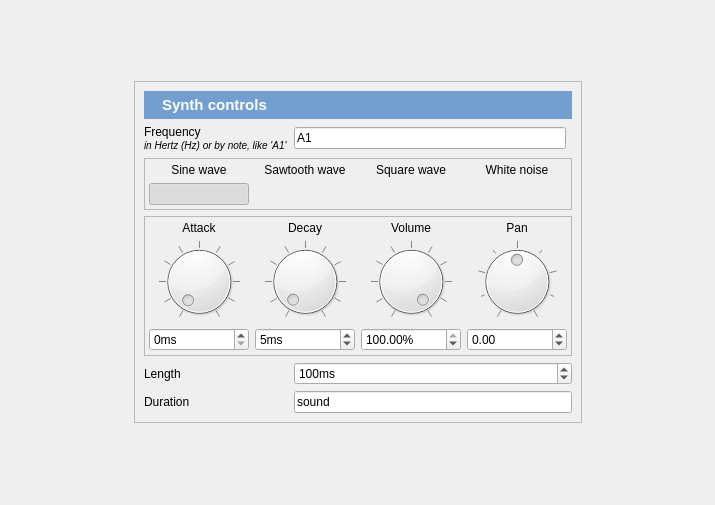
<?xml version="1.0" encoding="UTF-8"?>
<ui version="4.0">
 <class>synth_widget</class>
 <widget class="QWidget" name="synth_widget">
  <property name="geometry">
   <rect>
    <x>0</x>
    <y>0</y>
    <width>715</width>
    <height>505</height>
   </rect>
  </property>
  <property name="windowTitle">
   <string>Form</string>
  </property>
  <layout class="QGridLayout" name="gridLayout">
   <property name="margin">
    <number>0</number>
   </property>
   <item row="0" column="0">
    <spacer name="horizontalSpacer">
     <property name="orientation">
      <enum>Qt::Horizontal</enum>
     </property>
     <property name="sizeHint" stdset="0">
      <size>
       <width>40</width>
       <height>20</height>
      </size>
     </property>
    </spacer>
   </item>
   <item row="0" column="2">
    <widget class="QFrame" name="frame_controls">
     <property name="sizePolicy">
      <sizepolicy hsizetype="Fixed" vsizetype="Fixed">
       <horstretch>0</horstretch>
       <verstretch>0</verstretch>
      </sizepolicy>
     </property>
     <property name="frameShape">
      <enum>QFrame::StyledPanel</enum>
     </property>
     <property name="frameShadow">
      <enum>QFrame::Raised</enum>
     </property>
     <layout class="QGridLayout" name="gridLayout_3">
      <item row="3" column="0" colspan="3">
       <widget class="QFrame" name="frame">
        <property name="sizePolicy">
         <sizepolicy hsizetype="Preferred" vsizetype="Fixed">
          <horstretch>0</horstretch>
          <verstretch>0</verstretch>
         </sizepolicy>
        </property>
        <property name="maximumSize">
         <size>
          <width>16777215</width>
          <height>140</height>
         </size>
        </property>
        <property name="frameShape">
         <enum>QFrame::StyledPanel</enum>
        </property>
        <property name="frameShadow">
         <enum>QFrame::Raised</enum>
        </property>
        <layout class="QGridLayout" name="gridLayout_2">
         <property name="margin">
          <number>4</number>
         </property>
         <item row="0" column="2">
          <widget class="QLabel" name="label_7">
           <property name="text">
            <string>Volume</string>
           </property>
           <property name="alignment">
            <set>Qt::AlignCenter</set>
           </property>
          </widget>
         </item>
         <item row="1" column="2">
          <widget class="QDial" name="dial_volume">
           <property name="toolTip">
            <string>Set the volume of the sound</string>
           </property>
           <property name="maximum">
            <number>100</number>
           </property>
           <property name="value">
            <number>99</number>
           </property>
           <property name="notchTarget">
            <double>10.000000000000000</double>
           </property>
           <property name="notchesVisible">
            <bool>true</bool>
           </property>
          </widget>
         </item>
         <item row="2" column="2">
          <widget class="QDoubleSpinBox" name="spin_volume">
           <property name="toolTip">
            <string>Set the volume of the sound</string>
           </property>
           <property name="suffix">
            <string>%</string>
           </property>
           <property name="maximum">
            <double>100.000000000000000</double>
           </property>
           <property name="singleStep">
            <double>100.000000000000000</double>
           </property>
           <property name="value">
            <double>100.000000000000000</double>
           </property>
          </widget>
         </item>
         <item row="0" column="3">
          <widget class="QLabel" name="label_8">
           <property name="text">
            <string>Pan</string>
           </property>
           <property name="alignment">
            <set>Qt::AlignCenter</set>
           </property>
          </widget>
         </item>
         <item row="1" column="3">
          <widget class="QDial" name="dial_pan">
           <property name="toolTip">
            <string>Set the panning (left-right) of the sound</string>
           </property>
           <property name="minimum">
            <number>-20</number>
           </property>
           <property name="maximum">
            <number>20</number>
           </property>
           <property name="notchTarget">
            <double>10.000000000000000</double>
           </property>
           <property name="notchesVisible">
            <bool>true</bool>
           </property>
          </widget>
         </item>
         <item row="2" column="3">
          <widget class="QDoubleSpinBox" name="spin_pan">
           <property name="toolTip">
            <string>Set the panning (left-right) of the sound</string>
           </property>
           <property name="minimum">
            <double>-1000.000000000000000</double>
           </property>
           <property name="maximum">
            <double>1000.000000000000000</double>
           </property>
           <property name="value">
            <double>0.000000000000000</double>
           </property>
          </widget>
         </item>
         <item row="1" column="1">
          <widget class="QDial" name="dial_decay">
           <property name="toolTip">
            <string>Set the decay (&quot;fade out&quot;) of the sound</string>
           </property>
           <property name="maximum">
            <number>500</number>
           </property>
           <property name="value">
            <number>5</number>
           </property>
           <property name="notchTarget">
            <double>50.000000000000000</double>
           </property>
           <property name="notchesVisible">
            <bool>true</bool>
           </property>
          </widget>
         </item>
         <item row="1" column="0">
          <widget class="QDial" name="dial_attack">
           <property name="toolTip">
            <string>Set the attack (&quot;fade in&quot;) of the sound</string>
           </property>
           <property name="maximum">
            <number>500</number>
           </property>
           <property name="notchTarget">
            <double>50.000000000000000</double>
           </property>
           <property name="notchesVisible">
            <bool>true</bool>
           </property>
          </widget>
         </item>
         <item row="0" column="0">
          <widget class="QLabel" name="label_10">
           <property name="text">
            <string>Attack</string>
           </property>
           <property name="alignment">
            <set>Qt::AlignCenter</set>
           </property>
          </widget>
         </item>
         <item row="0" column="1">
          <widget class="QLabel" name="label_11">
           <property name="text">
            <string>Decay</string>
           </property>
           <property name="alignment">
            <set>Qt::AlignCenter</set>
           </property>
          </widget>
         </item>
         <item row="2" column="0">
          <widget class="QSpinBox" name="spin_attack">
           <property name="toolTip">
            <string>Set the attack (&quot;fade in&quot;) of the sound</string>
           </property>
           <property name="suffix">
            <string>ms</string>
           </property>
           <property name="maximum">
            <number>100000</number>
           </property>
          </widget>
         </item>
         <item row="2" column="1">
          <widget class="QSpinBox" name="spin_decay">
           <property name="toolTip">
            <string>Set the decay (&quot;fade out&quot;) of the sound</string>
           </property>
           <property name="suffix">
            <string>ms</string>
           </property>
           <property name="maximum">
            <number>100000</number>
           </property>
           <property name="value">
            <number>5</number>
           </property>
          </widget>
         </item>
        </layout>
       </widget>
      </item>
      <item row="5" column="0">
       <widget class="QLabel" name="label_4">
        <property name="text">
         <string>Length</string>
        </property>
       </widget>
      </item>
      <item row="6" column="1" colspan="2">
       <widget class="QLineEdit" name="edit_duration">
        <property name="toolTip">
         <string>Set the duration of the synth item. Expecting a duration in ms, 'sound' (to wait until the sound is finished playing), 'keypress', 'mouseclick', or a variable (e.g., '[synth_dur]').</string>
        </property>
        <property name="text">
         <string>sound</string>
        </property>
       </widget>
      </item>
      <item row="6" column="0">
       <widget class="QLabel" name="label_6">
        <property name="text">
         <string>Duration</string>
        </property>
       </widget>
      </item>
      <item row="5" column="1" colspan="2">
       <widget class="QSpinBox" name="spin_length">
        <property name="toolTip">
         <string>Set the length of the sound</string>
        </property>
        <property name="suffix">
         <string>ms</string>
        </property>
        <property name="maximum">
         <number>100000000</number>
        </property>
        <property name="value">
         <number>100</number>
        </property>
       </widget>
      </item>
      <item row="1" column="0">
       <widget class="QLabel" name="label_2">
        <property name="text">
         <string>Frequency&lt;br /&gt;&lt;small&gt;&lt;i&gt;in Hertz (Hz) or by note, like 'A1'&lt;/i&gt;&lt;/small&gt;</string>
        </property>
       </widget>
      </item>
      <item row="1" column="1">
       <widget class="QLineEdit" name="edit_freq">
        <property name="toolTip">
         <string>The frequence of the sound. Expecting a numeric value (frequency in Hertz) a note (like 'C#2' and 'A1') or a variable (like '[freq]')</string>
        </property>
        <property name="text">
         <string>A1</string>
        </property>
       </widget>
      </item>
      <item row="0" column="0" colspan="3">
       <widget class="QWidget" name="widget" native="true">
        <property name="styleSheet">
         <string notr="true">background-color: #729fcf;
color: rgb(255, 255, 255);</string>
        </property>
        <layout class="QHBoxLayout" name="horizontalLayout">
         <property name="margin">
          <number>5</number>
         </property>
         <item>
          <widget class="QLabel" name="label_synth">
           <property name="sizePolicy">
            <sizepolicy hsizetype="Fixed" vsizetype="Preferred">
             <horstretch>0</horstretch>
             <verstretch>0</verstretch>
            </sizepolicy>
           </property>
           <property name="text">
            <string/>
           </property>
           <property name="pixmap">
            <pixmap>:/icons/synth.png</pixmap>
           </property>
          </widget>
         </item>
         <item>
          <widget class="QLabel" name="label_9">
           <property name="font">
            <font>
             <pointsize>11</pointsize>
             <weight>75</weight>
             <bold>true</bold>
            </font>
           </property>
           <property name="text">
            <string>Synth controls</string>
           </property>
          </widget>
         </item>
        </layout>
       </widget>
      </item>
      <item row="2" column="0" colspan="3">
       <widget class="QFrame" name="frame_3">
        <property name="frameShape">
         <enum>QFrame::StyledPanel</enum>
        </property>
        <property name="frameShadow">
         <enum>QFrame::Raised</enum>
        </property>
        <layout class="QGridLayout" name="gridLayout_4">
         <property name="margin">
          <number>4</number>
         </property>
         <item row="0" column="0">
          <widget class="QLabel" name="label">
           <property name="text">
            <string>Sine wave</string>
           </property>
           <property name="alignment">
            <set>Qt::AlignCenter</set>
           </property>
          </widget>
         </item>
         <item row="0" column="1">
          <widget class="QLabel" name="label_12">
           <property name="text">
            <string>Sawtooth wave</string>
           </property>
           <property name="alignment">
            <set>Qt::AlignCenter</set>
           </property>
          </widget>
         </item>
         <item row="0" column="2">
          <widget class="QLabel" name="label_13">
           <property name="text">
            <string>Square wave</string>
           </property>
           <property name="alignment">
            <set>Qt::AlignCenter</set>
           </property>
          </widget>
         </item>
         <item row="0" column="3">
          <widget class="QLabel" name="label_14">
           <property name="text">
            <string>White noise</string>
           </property>
           <property name="alignment">
            <set>Qt::AlignCenter</set>
           </property>
          </widget>
         </item>
         <item row="1" column="0">
          <widget class="QPushButton" name="button_sine">
           <property name="toolTip">
            <string>Generate a sine wav</string>
           </property>
           <property name="text">
            <string/>
           </property>
           <property name="icon">
            <iconset>
             <normaloff>:/icons/sine.png</normaloff>:/icons/sine.png</iconset>
           </property>
           <property name="iconSize">
            <size>
             <width>64</width>
             <height>64</height>
            </size>
           </property>
           <property name="checkable">
            <bool>true</bool>
           </property>
           <property name="checked">
            <bool>true</bool>
           </property>
           <property name="flat">
            <bool>true</bool>
           </property>
          </widget>
         </item>
         <item row="1" column="1">
          <widget class="QPushButton" name="button_saw">
           <property name="toolTip">
            <string>Generate a sawtooth wave</string>
           </property>
           <property name="text">
            <string/>
           </property>
           <property name="icon">
            <iconset>
             <normaloff>:/icons/saw.png</normaloff>:/icons/saw.png</iconset>
           </property>
           <property name="iconSize">
            <size>
             <width>64</width>
             <height>64</height>
            </size>
           </property>
           <property name="checkable">
            <bool>true</bool>
           </property>
           <property name="flat">
            <bool>true</bool>
           </property>
          </widget>
         </item>
         <item row="1" column="2">
          <widget class="QPushButton" name="button_square">
           <property name="toolTip">
            <string>Generate a square wave</string>
           </property>
           <property name="text">
            <string/>
           </property>
           <property name="icon">
            <iconset>
             <normaloff>:/icons/square.png</normaloff>:/icons/square.png</iconset>
           </property>
           <property name="iconSize">
            <size>
             <width>64</width>
             <height>64</height>
            </size>
           </property>
           <property name="checkable">
            <bool>true</bool>
           </property>
           <property name="flat">
            <bool>true</bool>
           </property>
          </widget>
         </item>
         <item row="1" column="3">
          <widget class="QPushButton" name="button_white_noise">
           <property name="toolTip">
            <string>Generate white noise</string>
           </property>
           <property name="text">
            <string/>
           </property>
           <property name="icon">
            <iconset>
             <normaloff>:/icons/white_noise.png</normaloff>:/icons/white_noise.png</iconset>
           </property>
           <property name="iconSize">
            <size>
             <width>64</width>
             <height>64</height>
            </size>
           </property>
           <property name="checkable">
            <bool>true</bool>
           </property>
           <property name="flat">
            <bool>true</bool>
           </property>
          </widget>
         </item>
        </layout>
       </widget>
      </item>
     </layout>
    </widget>
   </item>
   <item row="0" column="3">
    <spacer name="horizontalSpacer_2">
     <property name="orientation">
      <enum>Qt::Horizontal</enum>
     </property>
     <property name="sizeHint" stdset="0">
      <size>
       <width>40</width>
       <height>20</height>
      </size>
     </property>
    </spacer>
   </item>
  </layout>
 </widget>
 <resources/>
 <connections/>
</ui>
